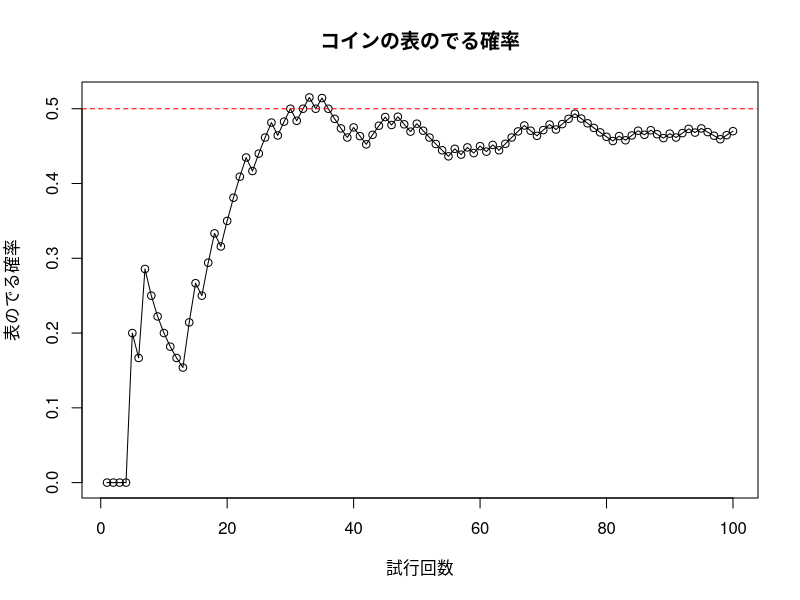

Reproduce this figure in R.
# コインを100回投げる
num_trials <- 100
coin_flips <- rbinom(num_trials, 1, 0.5)

# 表のでる確率を計算する
head_count <- cumsum(coin_flips)
prob_heads <- head_count / (1:num_trials)

# グラフを描画する
plot(1:num_trials, prob_heads, type = "o", pch = 1, xlab = "試行回数", ylab = "表のでる確率", main = "コインの表のでる確率")

# 横の線を引く
abline(h = 0.5, col = "red", lty = 2)
